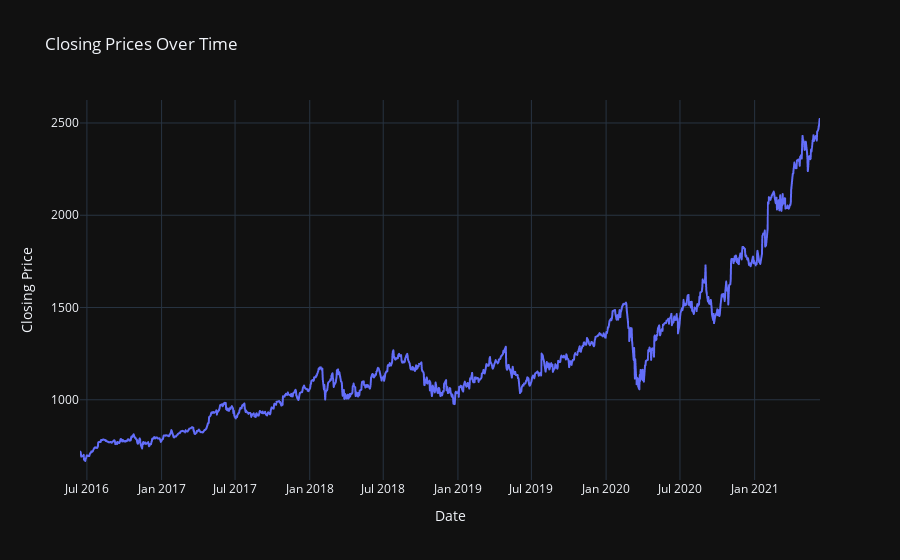

Notebook cell for this chart:
### Code cell
fig = px.line(stock_data, x='date', y='close', title='Closing Prices Over Time')
fig.update_xaxes(title='Date')
fig.update_yaxes(title='Closing Price')
fig.update_layout(template='plotly_dark')
fig.show()

### Figure 1 — Plotly figure (JSON) as saved in the notebook; plotly's stock layout.template omitted (floating-point values rounded to 4 significant figures; data arrays with more than 128 entries replaced by an {"elided": "..."} marker saying what was removed)
{"data": [{"hovertemplate": "date=%{x}<br>close=%{y}<extra></extra>", "legendgroup": "", "line": {"color": "#636efa", "dash": "solid"}, "marker": {"symbol": "circle"}, "mode": "lines", "name": "", "showlegend": false, "type": "scattergl", "x": {"elided": "1258 str values"}, "xaxis": "x", "y": {"elided": "1258 float values"}, "yaxis": "y"}], "layout": {"legend": {"tracegroupgap": 0}, "title": {"text": "Closing Prices Over Time"}, "xaxis": {"anchor": "y", "domain": [0, 1], "title": {"text": "Date"}}, "yaxis": {"anchor": "x", "domain": [0, 1], "title": {"text": "Closing Price"}}}}
